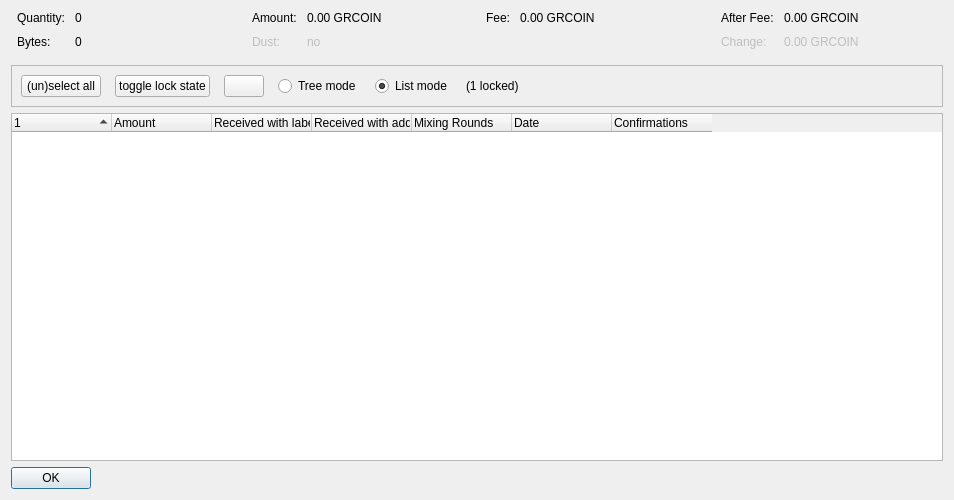
<?xml version="1.0" encoding="UTF-8"?>
<ui version="4.0">
 <class>CoinControlDialog</class>
 <widget class="QDialog" name="CoinControlDialog">
  <property name="geometry">
   <rect>
    <x>0</x>
    <y>0</y>
    <width>954</width>
    <height>500</height>
   </rect>
  </property>
  <property name="windowTitle">
   <string>Coin Selection</string>
  </property>
  <layout class="QVBoxLayout" name="verticalLayout">
   <item>
    <layout class="QHBoxLayout" name="horizontalLayoutTop" stretch="0,0,0,0">
     <property name="topMargin">
      <number>0</number>
     </property>
     <property name="bottomMargin">
      <number>10</number>
     </property>
     <item>
      <layout class="QFormLayout" name="formLayoutCoinControl1">
       <property name="horizontalSpacing">
        <number>10</number>
       </property>
       <property name="verticalSpacing">
        <number>10</number>
       </property>
       <property name="leftMargin">
        <number>6</number>
       </property>
       <property name="rightMargin">
        <number>6</number>
       </property>
       <item row="0" column="0">
        <widget class="QLabel" name="labelCoinControlQuantityText">
         <property name="text">
          <string>Quantity:</string>
         </property>
        </widget>
       </item>
       <item row="0" column="1">
        <widget class="QLabel" name="labelCoinControlQuantity">
         <property name="cursor">
          <cursorShape>IBeamCursor</cursorShape>
         </property>
         <property name="contextMenuPolicy">
          <enum>Qt::ActionsContextMenu</enum>
         </property>
         <property name="text">
          <string notr="true">0</string>
         </property>
         <property name="textInteractionFlags">
          <set>Qt::LinksAccessibleByMouse|Qt::TextSelectableByKeyboard|Qt::TextSelectableByMouse</set>
         </property>
        </widget>
       </item>
       <item row="1" column="0">
        <widget class="QLabel" name="labelCoinControlBytesText">
         <property name="text">
          <string>Bytes:</string>
         </property>
        </widget>
       </item>
       <item row="1" column="1">
        <widget class="QLabel" name="labelCoinControlBytes">
         <property name="cursor">
          <cursorShape>IBeamCursor</cursorShape>
         </property>
         <property name="contextMenuPolicy">
          <enum>Qt::ActionsContextMenu</enum>
         </property>
         <property name="text">
          <string notr="true">0</string>
         </property>
         <property name="textInteractionFlags">
          <set>Qt::LinksAccessibleByMouse|Qt::TextSelectableByKeyboard|Qt::TextSelectableByMouse</set>
         </property>
        </widget>
       </item>
      </layout>
     </item>
     <item>
      <layout class="QFormLayout" name="formLayoutCoinControl2">
       <property name="horizontalSpacing">
        <number>10</number>
       </property>
       <property name="verticalSpacing">
        <number>10</number>
       </property>
       <property name="leftMargin">
        <number>6</number>
       </property>
       <property name="rightMargin">
        <number>6</number>
       </property>
       <item row="0" column="0">
        <widget class="QLabel" name="labelCoinControlAmountText">
         <property name="text">
          <string>Amount:</string>
         </property>
        </widget>
       </item>
       <item row="0" column="1">
        <widget class="QLabel" name="labelCoinControlAmount">
         <property name="cursor">
          <cursorShape>IBeamCursor</cursorShape>
         </property>
         <property name="contextMenuPolicy">
          <enum>Qt::ActionsContextMenu</enum>
         </property>
         <property name="text">
          <string notr="true">0.00 GRCOIN</string>
         </property>
         <property name="textInteractionFlags">
          <set>Qt::LinksAccessibleByMouse|Qt::TextSelectableByKeyboard|Qt::TextSelectableByMouse</set>
         </property>
        </widget>
       </item>
       <item row="1" column="0">
        <widget class="QLabel" name="labelCoinControlLowOutputText">
         <property name="enabled">
          <bool>false</bool>
         </property>
         <property name="text">
          <string>Dust:</string>
         </property>
        </widget>
       </item>
       <item row="1" column="1">
        <widget class="QLabel" name="labelCoinControlLowOutput">
         <property name="enabled">
          <bool>false</bool>
         </property>
         <property name="cursor">
          <cursorShape>IBeamCursor</cursorShape>
         </property>
         <property name="contextMenuPolicy">
          <enum>Qt::ActionsContextMenu</enum>
         </property>
         <property name="text">
          <string notr="true">no</string>
         </property>
         <property name="textInteractionFlags">
          <set>Qt::LinksAccessibleByMouse|Qt::TextSelectableByKeyboard|Qt::TextSelectableByMouse</set>
         </property>
        </widget>
       </item>
      </layout>
     </item>
     <item>
      <layout class="QFormLayout" name="formLayoutCoinControl3">
       <property name="horizontalSpacing">
        <number>10</number>
       </property>
       <property name="verticalSpacing">
        <number>10</number>
       </property>
       <property name="leftMargin">
        <number>6</number>
       </property>
       <property name="rightMargin">
        <number>6</number>
       </property>
       <item row="0" column="0">
        <widget class="QLabel" name="labelCoinControlFeeText">
         <property name="text">
          <string>Fee:</string>
         </property>
        </widget>
       </item>
       <item row="0" column="1">
        <widget class="QLabel" name="labelCoinControlFee">
         <property name="cursor">
          <cursorShape>IBeamCursor</cursorShape>
         </property>
         <property name="contextMenuPolicy">
          <enum>Qt::ActionsContextMenu</enum>
         </property>
         <property name="text">
          <string notr="true">0.00 GRCOIN</string>
         </property>
         <property name="textInteractionFlags">
          <set>Qt::LinksAccessibleByMouse|Qt::TextSelectableByKeyboard|Qt::TextSelectableByMouse</set>
         </property>
        </widget>
       </item>
      </layout>
     </item>
     <item>
      <layout class="QFormLayout" name="formLayoutCoinControl4">
       <property name="horizontalSpacing">
        <number>10</number>
       </property>
       <property name="verticalSpacing">
        <number>10</number>
       </property>
       <property name="leftMargin">
        <number>6</number>
       </property>
       <property name="rightMargin">
        <number>6</number>
       </property>
       <item row="0" column="0">
        <widget class="QLabel" name="labelCoinControlAfterFeeText">
         <property name="text">
          <string>After Fee:</string>
         </property>
        </widget>
       </item>
       <item row="0" column="1">
        <widget class="QLabel" name="labelCoinControlAfterFee">
         <property name="cursor">
          <cursorShape>IBeamCursor</cursorShape>
         </property>
         <property name="contextMenuPolicy">
          <enum>Qt::ActionsContextMenu</enum>
         </property>
         <property name="text">
          <string notr="true">0.00 GRCOIN</string>
         </property>
         <property name="textInteractionFlags">
          <set>Qt::LinksAccessibleByMouse|Qt::TextSelectableByKeyboard|Qt::TextSelectableByMouse</set>
         </property>
        </widget>
       </item>
       <item row="1" column="0">
        <widget class="QLabel" name="labelCoinControlChangeText">
         <property name="enabled">
          <bool>false</bool>
         </property>
         <property name="text">
          <string>Change:</string>
         </property>
        </widget>
       </item>
       <item row="1" column="1">
        <widget class="QLabel" name="labelCoinControlChange">
         <property name="enabled">
          <bool>false</bool>
         </property>
         <property name="cursor">
          <cursorShape>IBeamCursor</cursorShape>
         </property>
         <property name="contextMenuPolicy">
          <enum>Qt::ActionsContextMenu</enum>
         </property>
         <property name="text">
          <string notr="true">0.00 GRCOIN</string>
         </property>
         <property name="textInteractionFlags">
          <set>Qt::LinksAccessibleByMouse|Qt::TextSelectableByKeyboard|Qt::TextSelectableByMouse</set>
         </property>
        </widget>
       </item>
      </layout>
     </item>
    </layout>
   </item>
   <item>
    <widget class="QFrame" name="frame">
     <property name="minimumSize">
      <size>
       <width>0</width>
       <height>40</height>
      </size>
     </property>
     <property name="frameShape">
      <enum>QFrame::StyledPanel</enum>
     </property>
     <property name="frameShadow">
      <enum>QFrame::Sunken</enum>
     </property>
     <layout class="QHBoxLayout" name="horizontalLayout">
      <item>
       <layout class="QHBoxLayout" name="horizontalLayoutPanel" stretch="0,0,0,0,0,0,0">
        <property name="spacing">
         <number>14</number>
        </property>
        <item>
         <widget class="QPushButton" name="pushButtonSelectAll">
          <property name="sizePolicy">
           <sizepolicy hsizetype="Maximum" vsizetype="Fixed">
            <horstretch>0</horstretch>
            <verstretch>0</verstretch>
           </sizepolicy>
          </property>
          <property name="text">
           <string>(un)select all</string>
          </property>
          <property name="autoDefault">
           <bool>false</bool>
          </property>
         </widget>
        </item>
        <item>
         <widget class="QPushButton" name="pushButtonToggleLock">
          <property name="sizePolicy">
           <sizepolicy hsizetype="Maximum" vsizetype="Fixed">
            <horstretch>0</horstretch>
            <verstretch>0</verstretch>
           </sizepolicy>
          </property>
          <property name="text">
           <string>toggle lock state</string>
          </property>
          <property name="autoDefault">
           <bool>false</bool>
          </property>
         </widget>
        </item>
        <item>
         <widget class="QPushButton" name="hideButton">
          <property name="sizePolicy">
           <sizepolicy hsizetype="Maximum" vsizetype="Fixed">
            <horstretch>0</horstretch>
            <verstretch>0</verstretch>
           </sizepolicy>
          </property>
          <property name="text">
           <string/>
          </property>
          <property name="autoDefault">
           <bool>false</bool>
          </property>
         </widget>
        </item>
        <item>
         <widget class="QRadioButton" name="radioTreeMode">
          <property name="sizePolicy">
           <sizepolicy hsizetype="Maximum" vsizetype="Fixed">
            <horstretch>0</horstretch>
            <verstretch>0</verstretch>
           </sizepolicy>
          </property>
          <property name="text">
           <string>Tree mode</string>
          </property>
         </widget>
        </item>
        <item>
         <widget class="QRadioButton" name="radioListMode">
          <property name="sizePolicy">
           <sizepolicy hsizetype="Maximum" vsizetype="Fixed">
            <horstretch>0</horstretch>
            <verstretch>0</verstretch>
           </sizepolicy>
          </property>
          <property name="text">
           <string>List mode</string>
          </property>
          <property name="checked">
           <bool>true</bool>
          </property>
         </widget>
        </item>
        <item>
         <widget class="QLabel" name="labelLocked">
          <property name="text">
           <string>(1 locked)</string>
          </property>
         </widget>
        </item>
        <item>
         <spacer name="horizontalSpacer">
          <property name="orientation">
           <enum>Qt::Horizontal</enum>
          </property>
          <property name="sizeHint" stdset="0">
           <size>
            <width>40</width>
            <height>20</height>
           </size>
          </property>
         </spacer>
        </item>
       </layout>
      </item>
     </layout>
    </widget>
   </item>
   <item>
    <widget class="CoinControlTreeWidget" name="treeWidget">
     <property name="contextMenuPolicy">
      <enum>Qt::CustomContextMenu</enum>
     </property>
     <property name="sortingEnabled">
      <bool>false</bool>
     </property>
     <property name="columnCount">
      <number>7</number>
     </property>
     <attribute name="headerShowSortIndicator" stdset="0">
      <bool>true</bool>
     </attribute>
     <attribute name="headerStretchLastSection">
      <bool>false</bool>
     </attribute>
     <column>
      <property name="text">
       <string/>
      </property>
     </column>
     <column>
      <property name="text">
       <string>Amount</string>
      </property>
     </column>
     <column>
      <property name="text">
       <string>Received with label</string>
      </property>
     </column>
     <column>
      <property name="text">
       <string>Received with address</string>
      </property>
     </column>
     <column>
      <property name="text">
       <string>Mixing Rounds</string>
      </property>
     </column>
     <column>
      <property name="text">
       <string>Date</string>
      </property>
     </column>
     <column>
      <property name="text">
       <string>Confirmations</string>
      </property>
      <property name="toolTip">
       <string>Confirmed</string>
      </property>
     </column>
    </widget>
   </item>
   <item>
    <widget class="QDialogButtonBox" name="buttonBox">
     <property name="sizePolicy">
      <sizepolicy hsizetype="Maximum" vsizetype="Fixed">
       <horstretch>0</horstretch>
       <verstretch>0</verstretch>
      </sizepolicy>
     </property>
     <property name="orientation">
      <enum>Qt::Horizontal</enum>
     </property>
     <property name="standardButtons">
      <set>QDialogButtonBox::Ok</set>
     </property>
    </widget>
   </item>
  </layout>
 </widget>
 <customwidgets>
  <customwidget>
   <class>CoinControlTreeWidget</class>
   <extends>QTreeWidget</extends>
   <header>qt/coincontroltreewidget.h</header>
  </customwidget>
 </customwidgets>
 <resources/>
 <connections/>
</ui>
